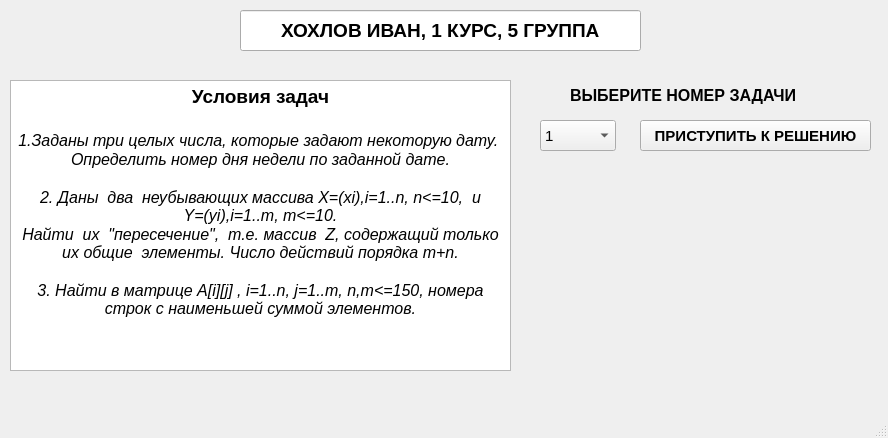
<?xml version="1.0" encoding="UTF-8"?>
<ui version="4.0">
 <class>MainWindow</class>
 <widget class="QMainWindow" name="MainWindow">
  <property name="geometry">
   <rect>
    <x>0</x>
    <y>0</y>
    <width>888</width>
    <height>438</height>
   </rect>
  </property>
  <property name="windowTitle">
   <string>MainWindow</string>
  </property>
  <widget class="QWidget" name="centralwidget">
   <widget class="QLineEdit" name="lineEdit">
    <property name="geometry">
     <rect>
      <x>240</x>
      <y>10</y>
      <width>401</width>
      <height>41</height>
     </rect>
    </property>
    <property name="font">
     <font>
      <pointsize>14</pointsize>
      <bold>true</bold>
     </font>
    </property>
    <property name="text">
     <string>ХОХЛОВ ИВАН, 1 КУРС, 5 ГРУППА</string>
    </property>
    <property name="alignment">
     <set>Qt::AlignmentFlag::AlignCenter</set>
    </property>
   </widget>
   <widget class="QTextEdit" name="textEdit">
    <property name="geometry">
     <rect>
      <x>10</x>
      <y>80</y>
      <width>501</width>
      <height>291</height>
     </rect>
    </property>
    <property name="readOnly">
     <bool>true</bool>
    </property>
    <property name="html">
     <string>&lt;!DOCTYPE HTML PUBLIC &quot;-//W3C//DTD HTML 4.0//EN&quot; &quot;http://www.w3.org/TR/REC-html40/strict.dtd&quot;&gt;
&lt;html&gt;&lt;head&gt;&lt;meta name=&quot;qrichtext&quot; content=&quot;1&quot; /&gt;&lt;meta charset=&quot;utf-8&quot; /&gt;&lt;style type=&quot;text/css&quot;&gt;
p, li { white-space: pre-wrap; }
hr { height: 1px; border-width: 0; }
li.unchecked::marker { content: &quot;\2610&quot;; }
li.checked::marker { content: &quot;\2612&quot;; }
&lt;/style&gt;&lt;/head&gt;&lt;body style=&quot; font-family:'Segoe UI'; font-size:9pt; font-weight:400; font-style:normal;&quot;&gt;
&lt;p align=&quot;center&quot; style=&quot; margin-top:0px; margin-bottom:0px; margin-left:0px; margin-right:0px; -qt-block-indent:0; text-indent:0px;&quot;&gt;&lt;span style=&quot; font-size:14pt; font-weight:700;&quot;&gt;Условия задач&lt;/span&gt;&lt;/p&gt;
&lt;p align=&quot;center&quot; style=&quot;-qt-paragraph-type:empty; margin-top:0px; margin-bottom:0px; margin-left:0px; margin-right:0px; -qt-block-indent:0; text-indent:0px; font-size:14pt; font-weight:700;&quot;&gt;&lt;br /&gt;&lt;/p&gt;
&lt;p align=&quot;center&quot; style=&quot; margin-top:0px; margin-bottom:0px; margin-left:0px; margin-right:0px; -qt-block-indent:0; text-indent:0px;&quot;&gt;&lt;span style=&quot; font-size:12pt; font-style:italic;&quot;&gt;1.Заданы три целых числа, которые задают некоторую дату. &lt;/span&gt;&lt;/p&gt;
&lt;p align=&quot;center&quot; style=&quot; margin-top:0px; margin-bottom:0px; margin-left:0px; margin-right:0px; -qt-block-indent:0; text-indent:0px;&quot;&gt;&lt;span style=&quot; font-size:12pt; font-style:italic;&quot;&gt;Определить номер дня недели по заданной дате.&lt;/span&gt;&lt;/p&gt;
&lt;p align=&quot;center&quot; style=&quot;-qt-paragraph-type:empty; margin-top:0px; margin-bottom:0px; margin-left:0px; margin-right:0px; -qt-block-indent:0; text-indent:0px; font-size:12pt; font-style:italic;&quot;&gt;&lt;br /&gt;&lt;/p&gt;
&lt;p align=&quot;center&quot; style=&quot; margin-top:0px; margin-bottom:0px; margin-left:0px; margin-right:0px; -qt-block-indent:0; text-indent:0px;&quot;&gt;&lt;span style=&quot; font-size:12pt; font-style:italic;&quot;&gt;2. Даны  два  неубывающих массива X=(xi),i=1..n, n&amp;lt;=10,  и Y=(yi),i=1..m, m&amp;lt;=10.&lt;/span&gt;&lt;/p&gt;
&lt;p align=&quot;center&quot; style=&quot; margin-top:0px; margin-bottom:0px; margin-left:0px; margin-right:0px; -qt-block-indent:0; text-indent:0px;&quot;&gt;&lt;span style=&quot; font-size:12pt; font-style:italic;&quot;&gt;Найти  их  &amp;quot;пересечение&amp;quot;,  т.е. массив  Z, содержащий только их общие  элементы. Число действий порядка m+n.&lt;/span&gt;&lt;/p&gt;
&lt;p align=&quot;center&quot; style=&quot;-qt-paragraph-type:empty; margin-top:0px; margin-bottom:0px; margin-left:0px; margin-right:0px; -qt-block-indent:0; text-indent:0px; font-size:12pt; font-style:italic;&quot;&gt;&lt;br /&gt;&lt;/p&gt;
&lt;p align=&quot;center&quot; style=&quot; margin-top:0px; margin-bottom:0px; margin-left:0px; margin-right:0px; -qt-block-indent:0; text-indent:0px;&quot;&gt;&lt;span style=&quot; font-size:12pt; font-style:italic;&quot;&gt;3. Найти в матрице A[i][j] , i=1..n, j=1..m, n,m&amp;lt;=150, номера строк с наименьшей суммой элементов.&lt;/span&gt;&lt;/p&gt;&lt;/body&gt;&lt;/html&gt;</string>
    </property>
   </widget>
   <widget class="QComboBox" name="comboBox">
    <property name="geometry">
     <rect>
      <x>540</x>
      <y>120</y>
      <width>76</width>
      <height>31</height>
     </rect>
    </property>
    <property name="font">
     <font>
      <pointsize>11</pointsize>
     </font>
    </property>
    <item>
     <property name="text">
      <string>1</string>
     </property>
    </item>
    <item>
     <property name="text">
      <string>2</string>
     </property>
    </item>
    <item>
     <property name="text">
      <string>3</string>
     </property>
    </item>
   </widget>
   <widget class="QLabel" name="label">
    <property name="geometry">
     <rect>
      <x>570</x>
      <y>80</y>
      <width>281</width>
      <height>31</height>
     </rect>
    </property>
    <property name="font">
     <font>
      <pointsize>12</pointsize>
      <bold>true</bold>
     </font>
    </property>
    <property name="text">
     <string>ВЫБЕРИТЕ НОМЕР ЗАДАЧИ</string>
    </property>
   </widget>
   <widget class="QPushButton" name="pushButton">
    <property name="geometry">
     <rect>
      <x>640</x>
      <y>120</y>
      <width>231</width>
      <height>31</height>
     </rect>
    </property>
    <property name="font">
     <font>
      <pointsize>11</pointsize>
      <bold>true</bold>
     </font>
    </property>
    <property name="text">
     <string>ПРИСТУПИТЬ К РЕШЕНИЮ</string>
    </property>
   </widget>
  </widget>
  <widget class="QMenuBar" name="menubar">
   <property name="geometry">
    <rect>
     <x>0</x>
     <y>0</y>
     <width>888</width>
     <height>26</height>
    </rect>
   </property>
  </widget>
  <widget class="QStatusBar" name="statusbar"/>
 </widget>
 <resources/>
 <connections/>
</ui>
